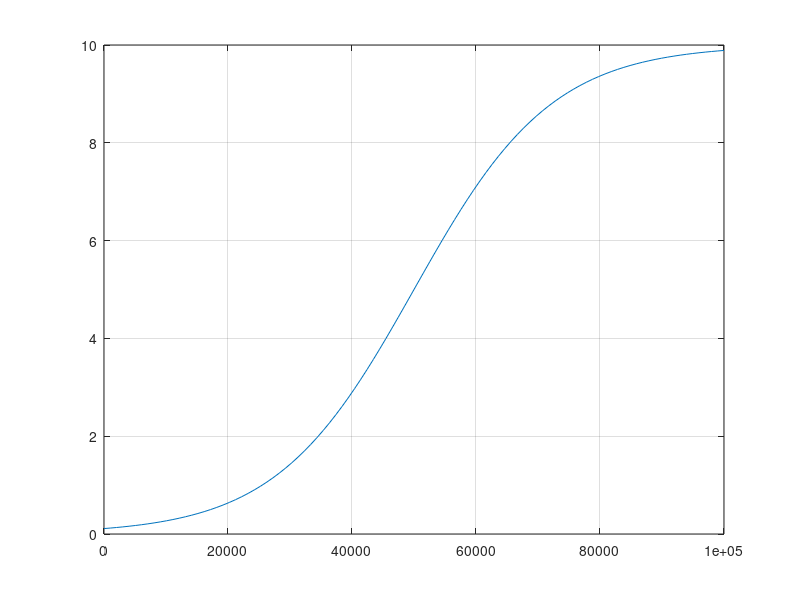

Write the MATLAB code that produced this figure.
clear
clc
aa=1
bb=100000

finalReward = 10;

x=linspace(aa,bb);
w=pi/70000;
b=-50000;
A=.5*finalReward;
B=.5*finalReward;
y=A*tanh(w*(x+b))+B;
plot(x,y)
grid on